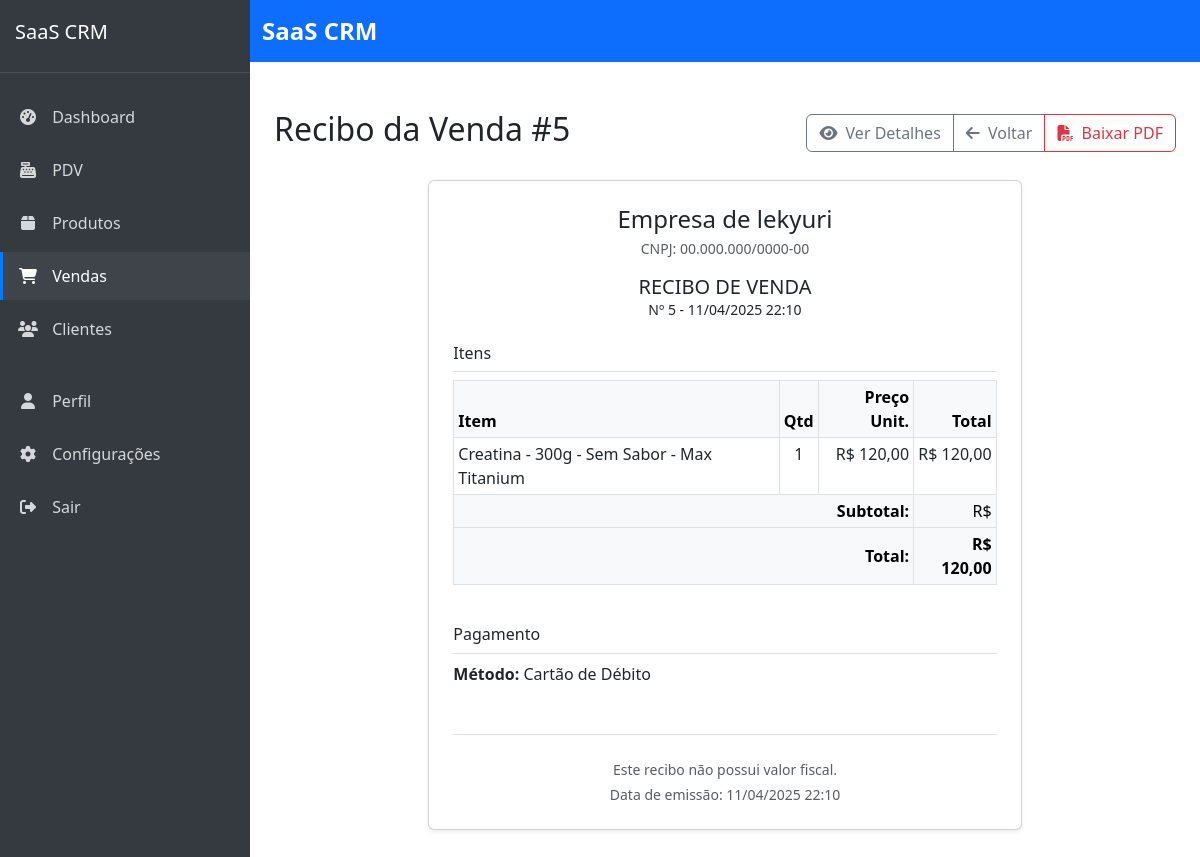
Page /vendas/5/recibo/ (signed in) on the earlier database version.
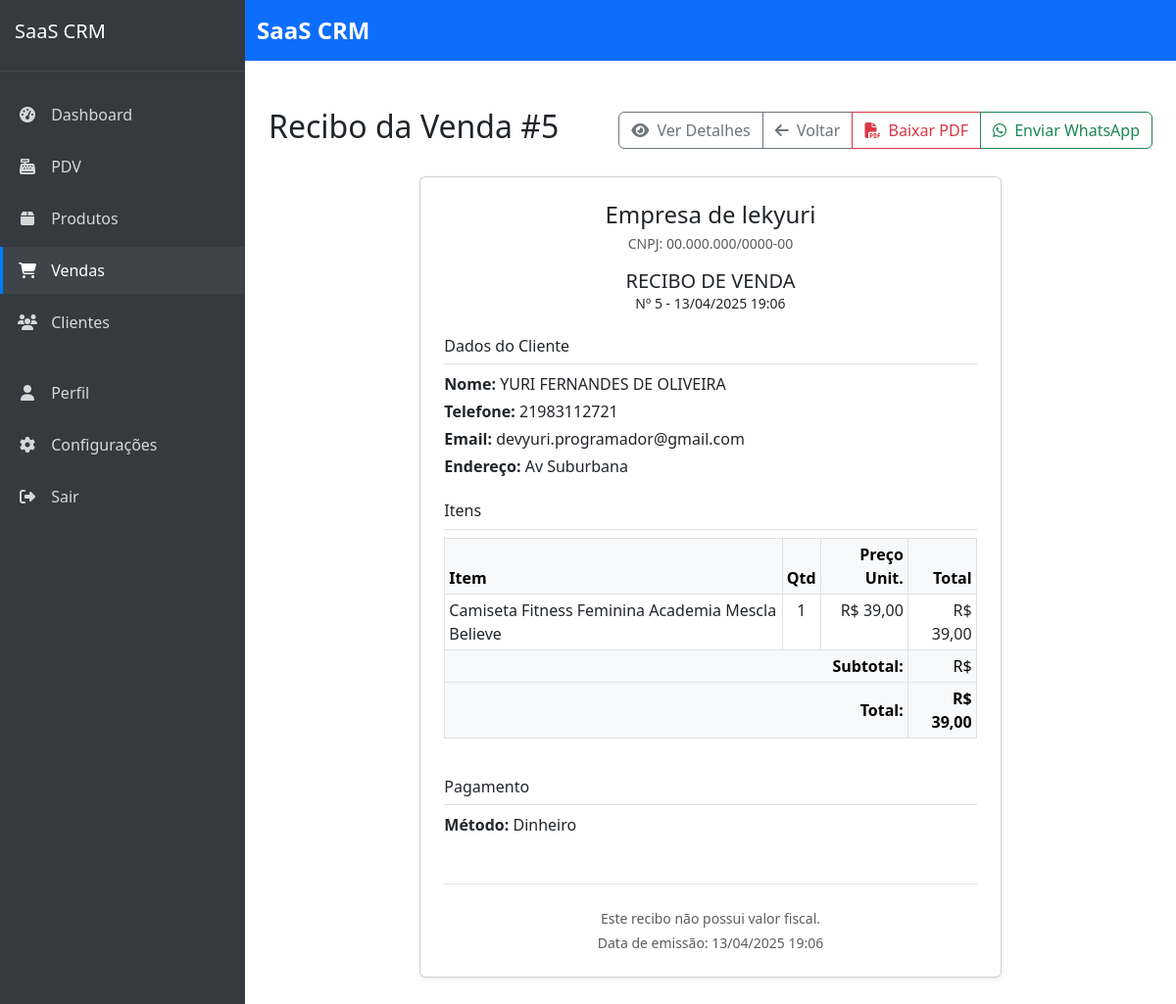
Same page on the later database version.
### sales/models.py (models this page shows, shortened)
class Sale(models.Model):
    STATUS_CHOICES = (
        ('pending', 'Pendente'),
        ('paid', 'Pago'),
        ('cancelled', 'Cancelado'),
    )
    company = models.ForeignKey(Company, on_delete=models.CASCADE, verbose_name='Empresa', related_name='sales')
    customer = models.ForeignKey(Customer, on_delete=models.SET_NULL, null=True, blank=True, verbose_name='Cliente', related_name='sales')
    payment_method = models.ForeignKey(PaymentMethod, on_delete=models.SET_NULL, null=True, blank=True, verbose_name='Método de Pagamento')
    created_by = models.ForeignKey(settings.AUTH_USER_MODEL, on_delete=models.SET_NULL, null=True, blank=True, verbose_name='Criado por')
    status = models.CharField('Status', max_length=20, choices=STATUS_CHOICES, default='pending')
    total = models.DecimalField('Total', max_digits=10, decimal_places=2, default=0)
    discount = models.DecimalField('Desconto', max_digits=10, decimal_places=2, default=0)
    notes = models.TextField('Observações', blank=True, null=True)
    created_at = models.DateTimeField('Criado em', auto_now_add=True)
    updated_at = models.DateTimeField('Atualizado em', auto_now=True)
    class Meta:
        verbose_name = 'Venda'
        verbose_name_plural = 'Vendas'
        ordering = ['-created_at']

class SaleItem(models.Model):
    sale = models.ForeignKey(Sale, on_delete=models.CASCADE, verbose_name='Venda', related_name='items')
    product = models.ForeignKey(Product, on_delete=models.CASCADE, verbose_name='Produto')
    quantity = models.PositiveIntegerField('Quantidade', default=1)
    price = models.DecimalField('Preço', max_digits=10, decimal_places=2)
    cost_price = models.DecimalField('Custo', max_digits=10, decimal_places=2, null=True, blank=True)
    subtotal = models.DecimalField('Subtotal', max_digits=10, decimal_places=2, default=0)
    class Meta:
        verbose_name = 'Item da Venda'
        verbose_name_plural = 'Itens da Venda'

class PaymentMethod(models.Model):
    company = models.ForeignKey(Company, on_delete=models.CASCADE, verbose_name='Empresa', related_name='payment_methods')
    name = models.CharField('Nome', max_length=100)
    description = models.TextField('Descrição', blank=True, null=True)
    is_active = models.BooleanField('Ativo', default=True)
    created_at = models.DateTimeField('Criado em', default=timezone.now)
    updated_at = models.DateTimeField('Atualizado em', default=timezone.now)
    class Meta:
        verbose_name = 'Método de Pagamento'
        verbose_name_plural = 'Métodos de Pagamento'
        ordering = ['name']
        unique_together = ['company', 'name']  # Prevent duplicate payment methods within same company

### products/models.py (models this page shows, shortened)
class Product(models.Model):
    company = models.ForeignKey(Company, on_delete=models.CASCADE, verbose_name='Empresa', related_name='products')
    name = models.CharField('Nome', max_length=100)
    code = models.CharField('Código', max_length=50, unique=True, blank=True, null=True)
    description = models.TextField('Descrição', blank=True, null=True)
    category = models.ForeignKey(Category, on_delete=models.CASCADE, verbose_name='Categoria', related_name='products')
    price = models.DecimalField('Preço', max_digits=10, decimal_places=2)
    cost = models.DecimalField('Custo', max_digits=10, decimal_places=2)
    stock_quantity = models.PositiveIntegerField('Quantidade em estoque', default=0)
    stock_alert_level = models.PositiveIntegerField('Nível de alerta de estoque', default=10)
    barcode = models.CharField('Código de barras', max_length=100, blank=True, null=True)
    image = models.ImageField('Imagem', upload_to='products/', blank=True, null=True)
    is_active = models.BooleanField('Ativo', default=True)
    has_variations = models.BooleanField('Possui variações', default=False)
    created_at = models.DateTimeField('Criado em', auto_now_add=True)
    updated_at = models.DateTimeField('Atualizado em', auto_now=True)
    class Meta:
        verbose_name = 'Produto'
        verbose_name_plural = 'Produtos'
        ordering = ['name']
        unique_together = [['company', 'code'], ['company', 'barcode']]  # Prevent duplicate codes/barcodes within same company

### customers/models.py (models this page shows, shortened)
class Customer(models.Model):
    company = models.ForeignKey(Company, on_delete=models.CASCADE, verbose_name='Empresa', related_name='customers')
    name = models.CharField('Nome', max_length=100)
    email = models.EmailField('E-mail', max_length=100, blank=True, null=True)
    phone = models.CharField('Telefone', max_length=20, blank=True, null=True)
    address = models.CharField('Endereço', max_length=200, blank=True, null=True)
    city = models.CharField('Cidade', max_length=100, blank=True, null=True)
    state = models.CharField('Estado', max_length=2, blank=True, null=True)
    zipcode = models.CharField('CEP', max_length=9, blank=True, null=True)
    notes = models.TextField('Observações', blank=True, null=True)
    is_active = models.BooleanField('Ativo', default=True)
    loyalty_points = models.IntegerField('Pontos de Fidelidade', default=0)
    loyalty_tier = models.ForeignKey(LoyaltyTier, on_delete=models.SET_NULL, null=True, blank=True, verbose_name='Nível de Fidelidade')
    birthday = models.DateField('Data de Nascimento', null=True, blank=True)
    created_at = models.DateTimeField('Criado em', auto_now_add=True)
    updated_at = models.DateTimeField('Atualizado em', auto_now=True)
    class Meta:
        verbose_name = 'Cliente'
        verbose_name_plural = 'Clientes'
        ordering = ['name']
        unique_together = [['company', 'email'], ['company', 'phone']]  # Prevent duplicate contacts within same company

### sales/views.py (the view)
# urls.py: path('<int:pk>/recibo/', views.sale_receipt, name='sale_receipt'),
@login_required
def sale_receipt(request, pk):
    sale = get_object_or_404(Sale, pk=pk, company=request.user.company)
    items = sale.items.all().select_related('product')
    context = {
        'sale': sale,
        'items': items,
        'weasyprint_available': WEASYPRINT_AVAILABLE,
    }
    return render(request, 'sales/sale_receipt.html', context)

### templates/sales/sale_receipt.html (shortened to what the changed rows need)
{% extends 'core/base.html' %}
{% load static %}
{% load humanize %}
{% block content %}
<div class="container mt-4 mb-5">
    <div class="d-flex justify-content-between align-items-center mb-4">
        <h1 class="h2">Recibo da Venda #{{ sale.id }}</h1>
        <div class="btn-group">
            <a href="{% url 'sales:sale_detail' sale.id %}" class="btn btn-outline-secondary">
                <i class="fas fa-eye me-1"></i> Ver Detalhes
            </a>
            <a href="{% url 'sales:sale_list' %}" class="btn btn-outline-secondary">
                <i class="fas fa-arrow-left me-1"></i> Voltar
            </a>
            {% if weasyprint_available %}
            <a href="{% url 'sales:sale_pdf' sale.id %}" class="btn btn-outline-danger">
                <i class="fas fa-file-pdf me-1"></i> Baixar PDF
            </a>
            {% endif %}
            {% if sale.customer and sale.customer.phone %}
            <a href="{% url 'sales:sale_pdf' sale.id %}?whatsapp=true" class="btn btn-outline-success">
                <i class="fab fa-whatsapp me-1"></i> Enviar WhatsApp
            </a>
            {% endif %}
        </div>
    </div>
    <div class="row justify-content-center">
        <div class="col-md-8">
            <div class="card shadow-sm">
                <div class="card-body p-4">
                    <div class="text-center mb-4">
                        <h3 class="h4 mb-1">{{ request.user.company.name }}</h3>
                        <p class="text-muted small mb-0">CNPJ: {{ request.user.company.cnpj|default:"00.000.000/0000-00" }}</p>
                        <h4 class="h5 mb-0">RECIBO DE VENDA</h4>
                        <p class="small mb-0">Nº {{ sale.id }} - {{ sale.created_at|date:"d/m/Y H:i" }}</p>
                    </div>
                    {% if sale.customer %}
                    <div class="mb-4">
                        <h5 class="h6 border-bottom pb-2 mb-2">Dados do Cliente</h5>
                        <p class="mb-1"><strong>Nome:</strong> {{ sale.customer.name }}</p>
                        {% if sale.customer.phone %}
                        <p class="mb-1"><strong>Telefone:</strong> {{ sale.customer.phone }}</p>
                        {% endif %}
                        {% if sale.customer.email %}
                        <p class="mb-1"><strong>Email:</strong> {{ sale.customer.email }}</p>
                        {% endif %}
                        {% if sale.customer.address %}
                        <p class="mb-1"><strong>Endereço:</strong> {{ sale.customer.address }}</p>
                        {% endif %}
                    </div>
                    {% endif %}
                    <div class="mb-4">
                        <div class="table-responsive">
                            <table class="table table-sm table-bordered">
                                <thead class="table-light">
                                    <tr>
                                        <th>Item</th>
                                        <th class="text-center">Qtd</th>
                                        <th class="text-end">Preço Unit.</th>
                                        <th class="text-end">Total</th>
                                    </tr>
                                </thead>
                                <tbody>
                                    {% for item in items %}
                                    <tr>
                                        <td>{{ item.product.name }}</td>
                                        <td class="text-center">{{ item.quantity }}</td>
                                        <td class="text-end">R$ {{ item.price }}</td>
                                        <td class="text-end">R$ {{ item.subtotal }}</td>
                                    </tr>
                                    {% endfor %}
                                </tbody>
                                <tfoot class="table-light">
                                    <tr>
                                        <td colspan="3" class="text-end"><strong>Total:</strong></td>
                                        <td class="text-end fw-bold">R$ {{ sale.total }}</td>
                                    </tr>
                                </tfoot>
                            </table>
                        </div>
                    </div>
                    <div class="mb-4">
                        <h5 class="h6 border-bottom pb-2 mb-2">Pagamento</h5>
                        <p class="mb-1"><strong>Método:</strong> {{ sale.payment_method.name }}</p>
                    </div>
                    <div class="text-center mt-5 pt-4 border-top">
                        <p class="small text-muted mb-1">Este recibo não possui valor fiscal.</p>
                        <p class="small text-muted mb-0">Data de emissão: {{ sale.created_at|date:"d/m/Y H:i" }}</p>
                    </div>
                </div>
            </div>
        </div>
    </div>
</div>
{% endblock %}

Differences in the rows shown:
changed Sale id 5: customer_id empty → 1 (drawn); created_at "11/04/2025 22:10" → "13/04/2025 19:06"; customer.name (not shown) → "YURI FERNANDES DE OLIVEIRA"; customer.phone (not shown) → "21983112721"; customer.email (not shown) → "devyuri.programador@gmail.com"; customer.address (not shown) → "Av Suburbana"; total "120,00" → "39,00"; payment_method.name "Cartão de Débito" → "Dinheiro"
changed SaleItem: product.name "Creatina - 300g - Sem Sabor - Max Titanium" → "Camiseta Fitness Feminina Academia Mescla Believe"; price "120,00" → "39,00"; subtotal "120,00" → "39,00"
Other differences:
text now shown: "Enviar WhatsApp Dados do Cliente Nome: Telefone: Email: Endereço:"
